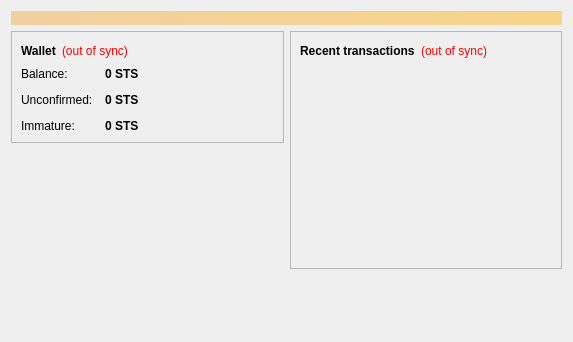
<?xml version="1.0" encoding="UTF-8"?>
<ui version="4.0">
 <class>OverviewPage</class>
 <widget class="QWidget" name="OverviewPage">
  <property name="geometry">
   <rect>
    <x>0</x>
    <y>0</y>
    <width>573</width>
    <height>342</height>
   </rect>
  </property>
  <property name="windowTitle">
   <string>Form</string>
  </property>
  <layout class="QVBoxLayout" name="topLayout">
   <item>
    <widget class="QLabel" name="labelAlerts">
     <property name="visible">
      <bool>false</bool>
     </property>
     <property name="styleSheet">
      <string notr="true">background-color: qlineargradient(x1: 0, y1: 0, x2: 1, y2: 0, stop:0 #F0D0A0, stop:1 #F8D488); color:#000000;</string>
     </property>
     <property name="wordWrap">
      <bool>true</bool>
     </property>
     <property name="margin">
      <number>3</number>
     </property>
    </widget>
   </item>
   <item>
    <layout class="QHBoxLayout" name="horizontalLayout" stretch="1,1">
     <item>
      <layout class="QVBoxLayout" name="verticalLayout_2">
       <item>
        <widget class="QFrame" name="frame">
         <property name="frameShape">
          <enum>QFrame::StyledPanel</enum>
         </property>
         <property name="frameShadow">
          <enum>QFrame::Raised</enum>
         </property>
         <layout class="QVBoxLayout" name="verticalLayout_4">
          <item>
           <layout class="QHBoxLayout" name="horizontalLayout_4">
            <item>
             <widget class="QLabel" name="label_5">
              <property name="font">
               <font>
                <weight>75</weight>
                <bold>true</bold>
               </font>
              </property>
              <property name="text">
               <string>Wallet</string>
              </property>
             </widget>
            </item>
            <item>
             <widget class="QLabel" name="labelWalletStatus">
              <property name="toolTip">
               <string>The displayed information may be out of date. Your wallet automatically synchronizes with the Sunncoin network after a connection is established, but this process has not completed yet.</string>
              </property>
              <property name="styleSheet">
               <string notr="true">QLabel { color: red; }</string>
              </property>
              <property name="text">
               <string notr="true">(out of sync)</string>
              </property>
              <property name="alignment">
               <set>Qt::AlignLeading|Qt::AlignLeft|Qt::AlignVCenter</set>
              </property>
             </widget>
            </item>
            <item>
             <spacer name="horizontalSpacer_2">
              <property name="orientation">
               <enum>Qt::Horizontal</enum>
              </property>
              <property name="sizeHint" stdset="0">
               <size>
                <width>40</width>
                <height>20</height>
               </size>
              </property>
             </spacer>
            </item>
           </layout>
          </item>
          <item>
           <layout class="QFormLayout" name="formLayout_2">
            <property name="fieldGrowthPolicy">
             <enum>QFormLayout::AllNonFixedFieldsGrow</enum>
            </property>
            <property name="horizontalSpacing">
             <number>12</number>
            </property>
            <property name="verticalSpacing">
             <number>12</number>
            </property>
            <item row="0" column="0">
             <widget class="QLabel" name="label">
              <property name="text">
               <string>Balance:</string>
              </property>
             </widget>
            </item>
            <item row="0" column="1">
             <widget class="QLabel" name="labelBalance">
              <property name="font">
               <font>
                <weight>75</weight>
                <bold>true</bold>
               </font>
              </property>
              <property name="cursor">
               <cursorShape>IBeamCursor</cursorShape>
              </property>
              <property name="toolTip">
               <string>Your current balance</string>
              </property>
              <property name="text">
               <string notr="true">0 STS</string>
              </property>
              <property name="textInteractionFlags">
               <set>Qt::LinksAccessibleByMouse|Qt::TextSelectableByKeyboard|Qt::TextSelectableByMouse</set>
              </property>
             </widget>
            </item>
            <item row="1" column="0">
             <widget class="QLabel" name="label_3">
              <property name="text">
               <string>Unconfirmed:</string>
              </property>
             </widget>
            </item>
            <item row="1" column="1">
             <widget class="QLabel" name="labelUnconfirmed">
              <property name="font">
               <font>
                <weight>75</weight>
                <bold>true</bold>
               </font>
              </property>
              <property name="cursor">
               <cursorShape>IBeamCursor</cursorShape>
              </property>
              <property name="toolTip">
               <string>Total of transactions that have yet to be confirmed, and do not yet count toward the current balance</string>
              </property>
              <property name="text">
               <string notr="true">0 STS</string>
              </property>
              <property name="textInteractionFlags">
               <set>Qt::LinksAccessibleByMouse|Qt::TextSelectableByKeyboard|Qt::TextSelectableByMouse</set>
              </property>
             </widget>
            </item>
            <item row="2" column="0">
             <widget class="QLabel" name="labelImmatureText">
              <property name="text">
               <string>Immature:</string>
              </property>
             </widget>
            </item>
            <item row="2" column="1">
             <widget class="QLabel" name="labelImmature">
              <property name="font">
               <font>
                <weight>75</weight>
                <bold>true</bold>
               </font>
              </property>
              <property name="toolTip">
               <string>Mined balance that has not yet matured</string>
              </property>
              <property name="text">
               <string notr="true">0 STS</string>
              </property>
              <property name="textInteractionFlags">
               <set>Qt::LinksAccessibleByMouse|Qt::TextSelectableByKeyboard|Qt::TextSelectableByMouse</set>
              </property>
             </widget>
            </item>
           </layout>
          </item>
         </layout>
        </widget>
       </item>
       <item>
        <spacer name="verticalSpacer">
         <property name="orientation">
          <enum>Qt::Vertical</enum>
         </property>
         <property name="sizeHint" stdset="0">
          <size>
           <width>20</width>
           <height>40</height>
          </size>
         </property>
        </spacer>
       </item>
      </layout>
     </item>
     <item>
      <layout class="QVBoxLayout" name="verticalLayout_3">
       <item>
        <widget class="QFrame" name="frame_2">
         <property name="frameShape">
          <enum>QFrame::StyledPanel</enum>
         </property>
         <property name="frameShadow">
          <enum>QFrame::Raised</enum>
         </property>
         <layout class="QVBoxLayout" name="verticalLayout">
          <item>
           <layout class="QHBoxLayout" name="horizontalLayout_2">
            <item>
             <widget class="QLabel" name="label_4">
              <property name="text">
               <string>&lt;b&gt;Recent transactions&lt;/b&gt;</string>
              </property>
             </widget>
            </item>
            <item>
             <widget class="QLabel" name="labelTransactionsStatus">
              <property name="toolTip">
               <string>The displayed information may be out of date. Your wallet automatically synchronizes with the Sunncoin network after a connection is established, but this process has not completed yet.</string>
              </property>
              <property name="styleSheet">
               <string notr="true">QLabel { color: red; }</string>
              </property>
              <property name="text">
               <string notr="true">(out of sync)</string>
              </property>
              <property name="alignment">
               <set>Qt::AlignRight|Qt::AlignTrailing|Qt::AlignVCenter</set>
              </property>
             </widget>
            </item>
            <item>
             <spacer name="horizontalSpacer">
              <property name="orientation">
               <enum>Qt::Horizontal</enum>
              </property>
              <property name="sizeHint" stdset="0">
               <size>
                <width>40</width>
                <height>20</height>
               </size>
              </property>
             </spacer>
            </item>
           </layout>
          </item>
          <item>
           <widget class="QListView" name="listTransactions">
            <property name="styleSheet">
             <string notr="true">QListView { background: transparent; }</string>
            </property>
            <property name="frameShape">
             <enum>QFrame::NoFrame</enum>
            </property>
            <property name="verticalScrollBarPolicy">
             <enum>Qt::ScrollBarAlwaysOff</enum>
            </property>
            <property name="horizontalScrollBarPolicy">
             <enum>Qt::ScrollBarAlwaysOff</enum>
            </property>
            <property name="selectionMode">
             <enum>QAbstractItemView::NoSelection</enum>
            </property>
           </widget>
          </item>
         </layout>
        </widget>
       </item>
       <item>
        <spacer name="verticalSpacer_2">
         <property name="orientation">
          <enum>Qt::Vertical</enum>
         </property>
         <property name="sizeHint" stdset="0">
          <size>
           <width>20</width>
           <height>40</height>
          </size>
         </property>
        </spacer>
       </item>
      </layout>
     </item>
    </layout>
   </item>
  </layout>
 </widget>
 <resources/>
 <connections/>
</ui>
